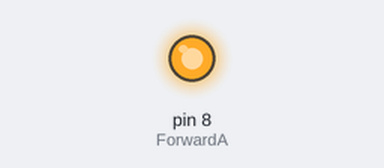
The sketch below on a simulated Arduino Uno, built with avr-gcc and run on an emulated ATmega328P. Shown: output pins drawn as LEDs (lit = HIGH).

Above: at 1.5 s.
At 4.5 s:
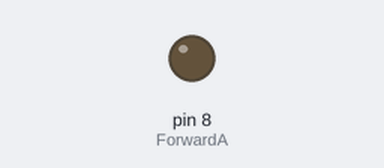
Timing chart, 0 to 7.8 s (numbered marks = the images above):
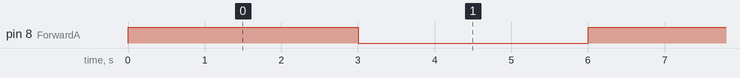

Measured:
- by itself, pin 8 (ForwardA): alternates HIGH for 3.0 s and LOW for 3.0 s

The sketch:

SimpleForwardReverse.ino
```cpp
int ForwardA = 8;
int ForwardB = 8;

int ReverseA = 8;
int ReverseB = 8;

void setup() {
  Serial.println(9600);
  pinMode(ForwardA, OUTPUT);
  pinMode(ForwardB, OUTPUT);

  pinMode(ReverseA, OUTPUT);
  pinMode(ReverseB, OUTPUT);

}

void loop() {

  // Forward Motion
  digitalWrite(ForwardA, HIGH);
  digitalWrite(ForwardB, HIGH);
  Serial.println(1);
  delay(3000);

  digitalWrite(ForwardA, LOW);
  digitalWrite(ForwardB, LOW);
  Serial.println(2);
  delay(3000);

  // Reverse Motion

  digitalWrite(ReverseA, HIGH);
  digitalWrite(ReverseB, HIGH);
  Serial.println(3);
  delay(3000);

  digitalWrite(ReverseA, LOW);
  digitalWrite(ReverseB, LOW);
  Serial.println(4);
  delay(3000);


}
```

AnalogCartMotion.ino
```cpp
/*int ForwardA = 8;
int ForwardB = 9;

int ReverseA = 10;
int ReverseB = 11;

void setup() {
  pinMode(ForwardA, OUTPUT);
  pinMode(ForwardB, OUTPUT);

  pinMode(ReverseA, OUTPUT);
  pinMode(ReverseB, OUTPUT);

}

void loop() {
  analogWrite(ForwardA, 51);
  analogWrite(ForwardB, 51);
  delay(3000);

  analogWrite(ForwardA, 102);
  analogWrite(ForwardB, 102);
  delay(3000);

  analogWrite(ForwardA, 153);
  analogWrite(ForwardB, 153);
  delay(3000);

  analogWrite(ForwardA, 204);
  analogWrite(ForwardB, 204);
  delay(3000);

  analogWrite(ForwardA, 255);
  analogWrite(ForwardB, 255);
  delay(3000);


}*/
```
